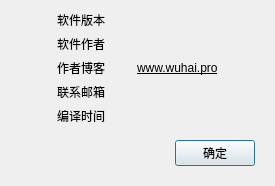
<?xml version="1.0" encoding="UTF-8"?>
<ui version="4.0">
 <class>SAKVersion</class>
 <widget class="QDialog" name="SAKVersion">
  <property name="geometry">
   <rect>
    <x>0</x>
    <y>0</y>
    <width>274</width>
    <height>157</height>
   </rect>
  </property>
  <property name="windowTitle">
   <string>关于软件</string>
  </property>
  <layout class="QGridLayout" name="gridLayout">
   <item row="1" column="3">
    <widget class="QLabel" name="labelAuthor">
     <property name="text">
      <string/>
     </property>
    </widget>
   </item>
   <item row="0" column="0">
    <spacer name="horizontalSpacer_2">
     <property name="orientation">
      <enum>Qt::Horizontal</enum>
     </property>
     <property name="sizeType">
      <enum>QSizePolicy::Fixed</enum>
     </property>
     <property name="sizeHint" stdset="0">
      <size>
       <width>40</width>
       <height>1</height>
      </size>
     </property>
    </spacer>
   </item>
   <item row="0" column="2">
    <spacer name="horizontalSpacer">
     <property name="orientation">
      <enum>Qt::Horizontal</enum>
     </property>
     <property name="sizeType">
      <enum>QSizePolicy::Fixed</enum>
     </property>
     <property name="sizeHint" stdset="0">
      <size>
       <width>20</width>
       <height>1</height>
      </size>
     </property>
    </spacer>
   </item>
   <item row="2" column="3">
    <widget class="QLabel" name="labelBlog">
     <property name="styleSheet">
      <string notr="true">QLabel {
	color: &quot;blue&quot;;
	text-decoration:underline;
}</string>
     </property>
     <property name="text">
      <string>www.wuhai.pro</string>
     </property>
    </widget>
   </item>
   <item row="3" column="1">
    <widget class="QLabel" name="label_7">
     <property name="text">
      <string>联系邮箱</string>
     </property>
    </widget>
   </item>
   <item row="2" column="1">
    <widget class="QLabel" name="label_5">
     <property name="text">
      <string>作者博客</string>
     </property>
    </widget>
   </item>
   <item row="3" column="3">
    <widget class="QLabel" name="labelEmail">
     <property name="text">
      <string/>
     </property>
    </widget>
   </item>
   <item row="4" column="3">
    <widget class="QLabel" name="labelDatetime">
     <property name="text">
      <string/>
     </property>
    </widget>
   </item>
   <item row="0" column="3">
    <widget class="QLabel" name="labelVersion">
     <property name="text">
      <string/>
     </property>
    </widget>
   </item>
   <item row="1" column="1">
    <widget class="QLabel" name="label_3">
     <property name="text">
      <string>软件作者</string>
     </property>
    </widget>
   </item>
   <item row="0" column="1">
    <widget class="QLabel" name="label">
     <property name="sizePolicy">
      <sizepolicy hsizetype="Fixed" vsizetype="Preferred">
       <horstretch>0</horstretch>
       <verstretch>0</verstretch>
      </sizepolicy>
     </property>
     <property name="text">
      <string>软件版本</string>
     </property>
    </widget>
   </item>
   <item row="4" column="1">
    <widget class="QLabel" name="label_8">
     <property name="text">
      <string>编译时间</string>
     </property>
    </widget>
   </item>
   <item row="0" column="4">
    <spacer name="horizontalSpacer_4">
     <property name="orientation">
      <enum>Qt::Horizontal</enum>
     </property>
     <property name="sizeType">
      <enum>QSizePolicy::Fixed</enum>
     </property>
     <property name="sizeHint" stdset="0">
      <size>
       <width>40</width>
       <height>1</height>
      </size>
     </property>
    </spacer>
   </item>
   <item row="5" column="0" colspan="5">
    <widget class="QFrame" name="frame">
     <property name="styleSheet">
      <string notr="true">QFrame {
	border: 0
}</string>
     </property>
     <property name="frameShape">
      <enum>QFrame::StyledPanel</enum>
     </property>
     <property name="frameShadow">
      <enum>QFrame::Raised</enum>
     </property>
     <layout class="QHBoxLayout" name="horizontalLayout">
      <item>
       <spacer name="horizontalSpacer_3">
        <property name="orientation">
         <enum>Qt::Horizontal</enum>
        </property>
        <property name="sizeHint" stdset="0">
         <size>
          <width>40</width>
          <height>20</height>
         </size>
        </property>
       </spacer>
      </item>
      <item>
       <widget class="QPushButton" name="pushButton">
        <property name="text">
         <string>确定</string>
        </property>
       </widget>
      </item>
     </layout>
    </widget>
   </item>
  </layout>
 </widget>
 <resources/>
 <connections>
  <connection>
   <sender>pushButton</sender>
   <signal>clicked()</signal>
   <receiver>SAKVersion</receiver>
   <slot>accept()</slot>
   <hints>
    <hint type="sourcelabel">
     <x>153</x>
     <y>126</y>
    </hint>
    <hint type="destinationlabel">
     <x>196</x>
     <y>156</y>
    </hint>
   </hints>
  </connection>
 </connections>
</ui>
